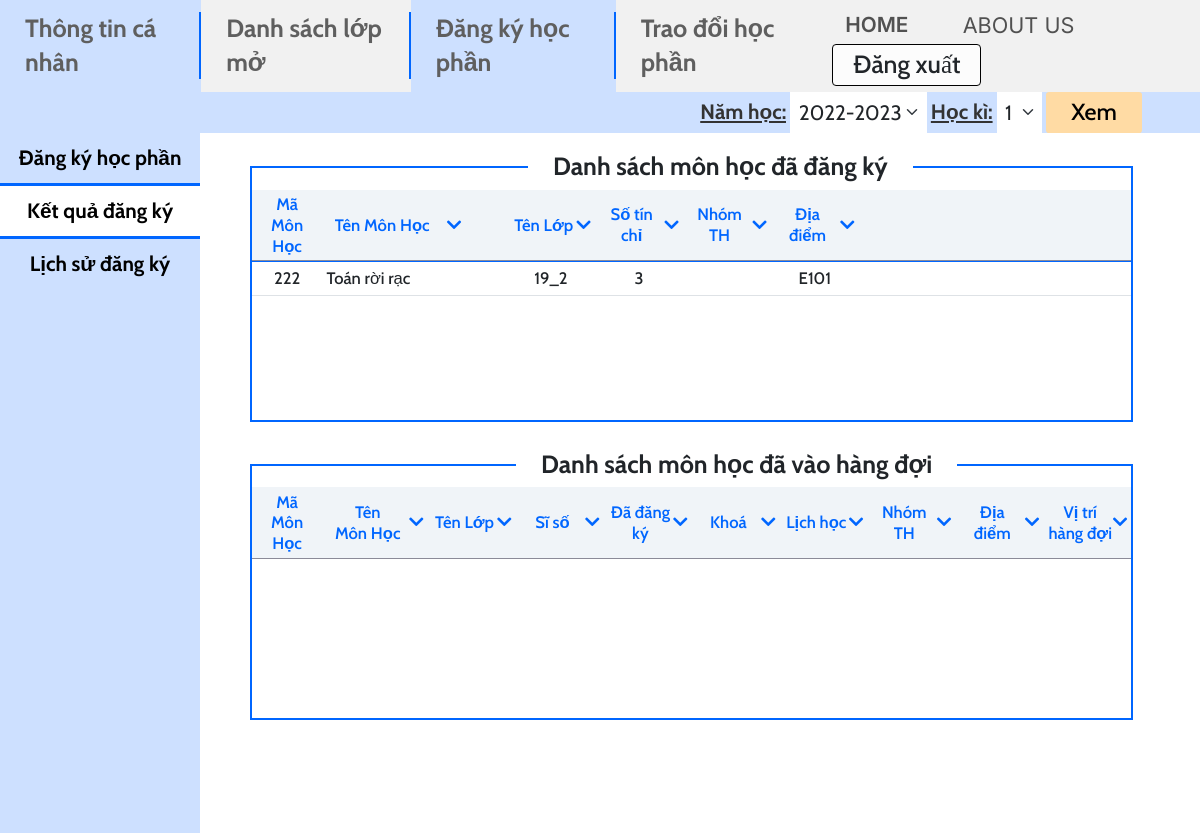
The page /mvc/views/Result.php (signed in) on the database its author committed.
### tables this page shows
CREATE TABLE `enrollment` (
  `period_id` int(11) NOT NULL,
  `course_id` int(11) NOT NULL,
  `student_id` int(11) NOT NULL,
  `mark` float DEFAULT NULL,
  `class_id` int(11) NOT NULL
);

CREATE TABLE `course` (
  `ID` int(11) NOT NULL,
  `name` varchar(100) NOT NULL,
  `credits` int(11) NOT NULL,
  `faculty` int(11) DEFAULT NULL
);

CREATE TABLE `class` (
  `ID` int(11) NOT NULL,
  `name` varchar(45) NOT NULL,
  `school_year` year(4) NOT NULL,
  `faculty` int(11) NOT NULL
);

CREATE TABLE `available_course_info` (
  `period_id` int(11) NOT NULL,
  `course_id` int(11) NOT NULL,
  `class_id` int(11) NOT NULL,
  `room` varchar(45) NOT NULL,
  `max_student` int(11) NOT NULL,
  `start_period` int(11) NOT NULL,
  `end_period` int(11) NOT NULL,
  `start_date` datetime DEFAULT NULL,
  `day` int(11) DEFAULT NULL
);

### mvc/views/Result.php (the view, shortened to what this page needs)
<?php
include "../config/db_connect.php";
$sql = "SELECT co.ID, co.name, c.name as class_name, co.credits, aci.room, en.period_id, en.class_id
from enrollment en inner join class c on en.class_id = c.ID
inner join course co on en.course_id = co.ID
inner join available_course_info aci on en.period_id = aci.period_id and en.course_id = aci.course_id and en.class_id = aci.class_id
where en.student_id = " . $_SESSION['student_id'];
$query = $conn->query($sql);
$query->setFetchMode(PDO::FETCH_ASSOC);
?>
<!DOCTYPE html>
<html lang="en">
<head>
  <link href="https://cdn.jsdelivr.net/npm/bootstrap@5.2.3/dist/css/bootstrap.min.css" rel="stylesheet" />
  <link rel="stylesheet" href="https://cdnjs.cloudflare.com/ajax/libs/font-awesome/5.15.3/css/all.min.css">
  <link rel="stylesheet" href="../../public/css/Result.css" />
</head>
<body>
  <div class="container-fluid" style="padding: 0 !important">
    <nav class="navbar navbar-expand-sm bg-primary navbar-light filter-bar">
      <ul class="navbar-nav ms-auto">
        <li class="nav-item bg-primary">
          <span class="navtext label">Năm học:</span>
        </li>
        <li class="nav-item bg-primary">
          <select class="form-select nav-namhoc">
            <option value="2022-2023">2022-2023</option>
          </select>
        </li>
        <li class="nav-item bg-primary">
          <span class="navtext label">Học kì:</span>
        </li>
        <li class="nav-item bg-primary">
          <select class="form-select nav-hk">
            <option value="1">1</option>
          </select>
        </li>
        <li class="nav-item bg-primary">
          <button type="button" class="btn nav-item-button">Xem
          </button>
        </li>
      </ul>
    </nav>
    <div class="row h-100" style="margin: 0!important">
      <div class="col-2 bg-primary" style="padding: 0px !important">
        <div class="list-group-flush">
          <a href="./Register.php" class="list-group-item list-group-item-action left-register">Đăng ký học phần</a>
          <a href="./Result.php" class="list-group-item list-group-item-action left-result">Kết quả đăng ký</a>
          <a href="./History.php" class="list-group-item list-group-item-action left-history">Lịch sử đăng ký</a>
        </div>
      </div>
      <div class="col-10 pane" style="padding: 0px !important">
        <div class="container-fluid" style="padding: 4rem 8rem 0 6rem!important;">
          <div class="container-table" style="height: 32vh">
            <div class="table-responsive" style="width: 100%; height: 100%">
              <h2 class="table-label1">Danh sách môn học đã đăng ký</h2>
              <table class="table table-responsive table-hover">
                <thead>
                  <tr>
                    <th style="width: 8%">Mã<br>Môn Học</th>
                    <th style="width: 21%">
                      <div style="display:flex; align-items:center; justify-content: center">
                        <div style="margin-left: 1rem">Tên Môn Học</div>
                        <div style="margin-left: auto; margin-right: 5rem"><i class="fa fa-chevron-down"></i></div>
                      </div>
                    </th>
                    <th style="width: 10%">
                      <div style="display:flex; align-items:center; justify-content: center">
                        <div style="margin-left: auto">Tên Lớp</div>
                        <div style="margin-left: auto"><i class="fa fa-chevron-down"></i></div>
                      </div>
                    </th>
                    <th style="width: 10%">
                      <div style="display:flex; align-items:center; justify-content: center">
                        <div style="margin-left: auto">Số tín chỉ</div>
                        <div style="margin-left: auto"><i class="fa fa-chevron-down"></i></div>
                      </div>
                    </th>
                    <th style="width: 10%">
                      <div style="display: flex; align-items: center; justify-content: center">
                        <div style="margin-left: auto">Nhóm TH</div>
                        <div style="margin-left: auto"><i class="fa fa-chevron-down"></i></div>
                      </div>
                    </th>
                    <th style="width: 10%">
                      <div style="display:flex; align-items:center; justify-content: center">
                        <div style="margin-left: auto">Địa điểm</div>
                        <div style="margin-left: auto"><i class="fa fa-chevron-down"></i></div>
                      </div>
                    </th>
                    <th style="width: 31%"></th>
                  </tr>
                </thead>
                <tbody>
                  <?php
                  while ($row = $query->fetch()) { ?>
                    <tr>
                      <td><?php echo $row['ID']; ?></td>
                      <td style="text-align: left;">
                        <?php echo $row['name']; ?>
                      </td>
                      <td><?php echo $row['class_name']; ?></td>
                      <td>
                        <?php echo $row['credits']; ?>
                      </td>
                      <td></td>
                      <td>
                        <?php echo $row['room']; ?>
                      </td>
                      <td></td>
                    </tr>
                    <?php } ?>
                </tbody>
              </table>
            </div>
          </div>
          <div class="container-table" style="height: 32vh; margin-top: 5rem">
            <div class="table-responsive" style="width: 100%; height: 100%">
              <h2 class="table-label2">Danh sách môn học đã vào hàng đợi</h2>
              <table class="table table-responsive table-hover">
                <thead>
                  <tr>
                    <th style="width: 8%">Mã<br>Môn Học</th>
                    <th style="width: 12%">
                      <div style="display:flex; align-items:center; justify-content: center">
                        <div style="margin-left: auto;">Tên<br>Môn Học</div>
                        <div style="margin-left: auto"><i class="fa fa-chevron-down"></i></div>
                      </div>
                    </th>
                    <th style="width: 10%">
                      <div style="display:flex; align-items:center; justify-content: center">
                        <div style="margin-left: auto">Tên Lớp</div>
                        <div style="margin-left: auto"><i class="fa fa-chevron-down"></i></div>
                      </div>
                    </th>
                    <th style="width: 10%">
                      <div style="display:flex; align-items:center; justify-content: center">
                        <div style="margin-left: auto">Sĩ số</div>
                        <div style="margin-left: auto"><i class="fa fa-chevron-down"></i></div>
                      </div>
                    </th>
                    <th style="width: 10%">
                      <div style="display:flex; align-items:center; justify-content: center">
                        <div style="margin-left: auto">Đã đăng ký</div>
                        <div style="margin-left: auto"><i class="fa fa-chevron-down"></i></div>
                      </div>
                    <th style="width: 10%">
                      <div style="display:flex; align-items:center; justify-content: center">
                        <div style="margin-left: auto">Khoá</div>
                        <div style="margin-left: auto"><i class="fa fa-chevron-down"></i></div>
                      </div>
                    </th>
                    <th style="width: 10%">
                      <div style="display: flex; align-items: center; justify-content: center">
                        <div style="margin-left: auto">Lịch học</div>
                        <div style="margin-left: auto"><i class="fa fa-chevron-down"></i></div>
                      </div>
                    </th>
                    <th style="width: 10%">
                      <div style="display: flex; align-items: center; justify-content: center">
                        <div style="margin-left: auto">Nhóm TH</div>
                        <div style="margin-left: auto"><i class="fa fa-chevron-down"></i></div>
                      </div>
                    </th>
                    <th style="width: 10%">
                      <div style="display: flex; align-items: center; justify-content: center">
                        <div style="margin-left: auto">Địa điểm</div>
                        <div style="margin-left: auto"><i class="fa fa-chevron-down"></i></div>
                      </div>
                    </th>
                    <th style="width: 10%">
                      <div style="display: flex; align-items: center; justify-content: center">
                        <div style="margin-left: auto">Vị trí<br>hàng đợi</div>
                        <div style="margin-left: auto"><i class="fa fa-chevron-down"></i></div>
                      </div>
                    </th>
                  </tr>
                </thead>
              </table>
            </div>
          </div>
        </div>
      </div>
    </div>
  </div>
</body>
</html>

### public/css/Result.css (style rules this page uses)
.left-result { background-color: white; }
.left-register { border: none !important; }
.list-group-item { font-weight: 700; font-size: 2.5rem; line-height: 4rem; padding: 1rem 0 !important; text-align: center; color: black !important; border-top: 1px solid #0066FF; }
.navbar .label { font-weight: 700; font-size: 2.5rem; line-height: 3rem; text-decoration-line: underline; font-feature-settings: 'pnum' on, 'lnum' on; color: #333333; }
.navbar .form-select { height: 100%; width: max-content; text-align: left; font-weight: 400; font-size: 2.5rem; margin: auto 0.5rem; border-radius: 0 !important; border: none !important; padding: 0 3rem 0 1rem!important; }
.nav-item-button, .nav-item-button:hover, .nav-item-button:active { color: #000000; background-color: #FFDBA4; font-weight: 500; font-size: 2.8rem; border: none; padding-left: 3rem; padding-right: 3rem; margin-right: 7rem; }
.pane { min-height: calc(100vh - 12rem); padding: 0 !important; }
.table-label1 { position: absolute; margin-top: -4.5rem; left: 44vw; font-weight: 700; font-size: 3rem; background-color: white; padding: 0 3rem; }
.table-label2 { position: absolute; margin-top: -4.5rem; left: 43vw; font-weight: 700; font-size: 3rem; background-color: white; padding: 0 3rem; }
.container-table { position: block; min-width: 700px; padding: 2.6rem 0 0 0; border: 2px solid #0066FF; }
th { font-weight: 600; font-size: 2rem; line-height: 2.5rem; color: #0066FF; }
thead { position: sticky; position: -webkit-sticky; top: 0; background-color: #F0F4F8; z-index: 999; border-top: none !important; border-bottom: none !important; box-shadow: inset 0 -1px 0 #8B8A98; padding: 2px 0; }
table tbody:nth-of-type(1) tr:nth-of-type(1) td { border-top: none !important; }
td { padding: 1rem 0; }
tr { vertical-align: middle; text-align: center; font-weight: 500; font-size: 2rem; }
.bg-secondary { background-color: #F1F1F1 !important; }
.bg-primary { background-color: #CDE0FF !important; }
body { font-family: 'Cabin', sans-serif; height: 100vh; }
@media screen and (max-width: 2399px) { html { font-size: 62.5% !important; } }
@media screen and (max-width: 1699px) { html { font-size: 52% !important; } }

### mvc/views/Result.php (style rules this page uses)
.nav-item.register { background-color: #cde0ff !important; }

### rows shown on the page
enrollment: course.ID "222", course.name "Toán rời rạc", class.name "19_2", course.credits "3", available_course_info.room "E101"
